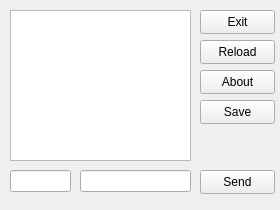
<?xml version="1.0" encoding="UTF-8"?>
<ui version="4.0">
 <class>MainWindow</class>
 <widget class="QMainWindow" name="MainWindow">
  <property name="geometry">
   <rect>
    <x>0</x>
    <y>0</y>
    <width>280</width>
    <height>210</height>
   </rect>
  </property>
  <property name="windowTitle">
   <string>MainWindow</string>
  </property>
  <widget class="QWidget" name="centralwidget">
   <widget class="QPushButton" name="SendButton">
    <property name="geometry">
     <rect>
      <x>200</x>
      <y>170</y>
      <width>75</width>
      <height>24</height>
     </rect>
    </property>
    <property name="text">
     <string>Send</string>
    </property>
   </widget>
   <widget class="QPushButton" name="ExitButton">
    <property name="geometry">
     <rect>
      <x>200</x>
      <y>10</y>
      <width>75</width>
      <height>24</height>
     </rect>
    </property>
    <property name="text">
     <string>Exit</string>
    </property>
   </widget>
   <widget class="QPushButton" name="ReloadButton">
    <property name="geometry">
     <rect>
      <x>200</x>
      <y>40</y>
      <width>75</width>
      <height>24</height>
     </rect>
    </property>
    <property name="text">
     <string>Reload</string>
    </property>
   </widget>
   <widget class="QPushButton" name="AboutButton">
    <property name="geometry">
     <rect>
      <x>200</x>
      <y>70</y>
      <width>75</width>
      <height>24</height>
     </rect>
    </property>
    <property name="text">
     <string>About</string>
    </property>
   </widget>
   <widget class="QPushButton" name="SaveButton">
    <property name="geometry">
     <rect>
      <x>200</x>
      <y>100</y>
      <width>75</width>
      <height>24</height>
     </rect>
    </property>
    <property name="text">
     <string>Save</string>
    </property>
   </widget>
   <widget class="QLineEdit" name="NameEdit">
    <property name="geometry">
     <rect>
      <x>10</x>
      <y>170</y>
      <width>61</width>
      <height>22</height>
     </rect>
    </property>
   </widget>
   <widget class="QLineEdit" name="TextLine">
    <property name="geometry">
     <rect>
      <x>80</x>
      <y>170</y>
      <width>111</width>
      <height>22</height>
     </rect>
    </property>
   </widget>
   <widget class="QListWidget" name="MessagesWidget">
    <property name="geometry">
     <rect>
      <x>10</x>
      <y>10</y>
      <width>181</width>
      <height>151</height>
     </rect>
    </property>
   </widget>
  </widget>
 </widget>
 <resources/>
 <connections/>
</ui>
